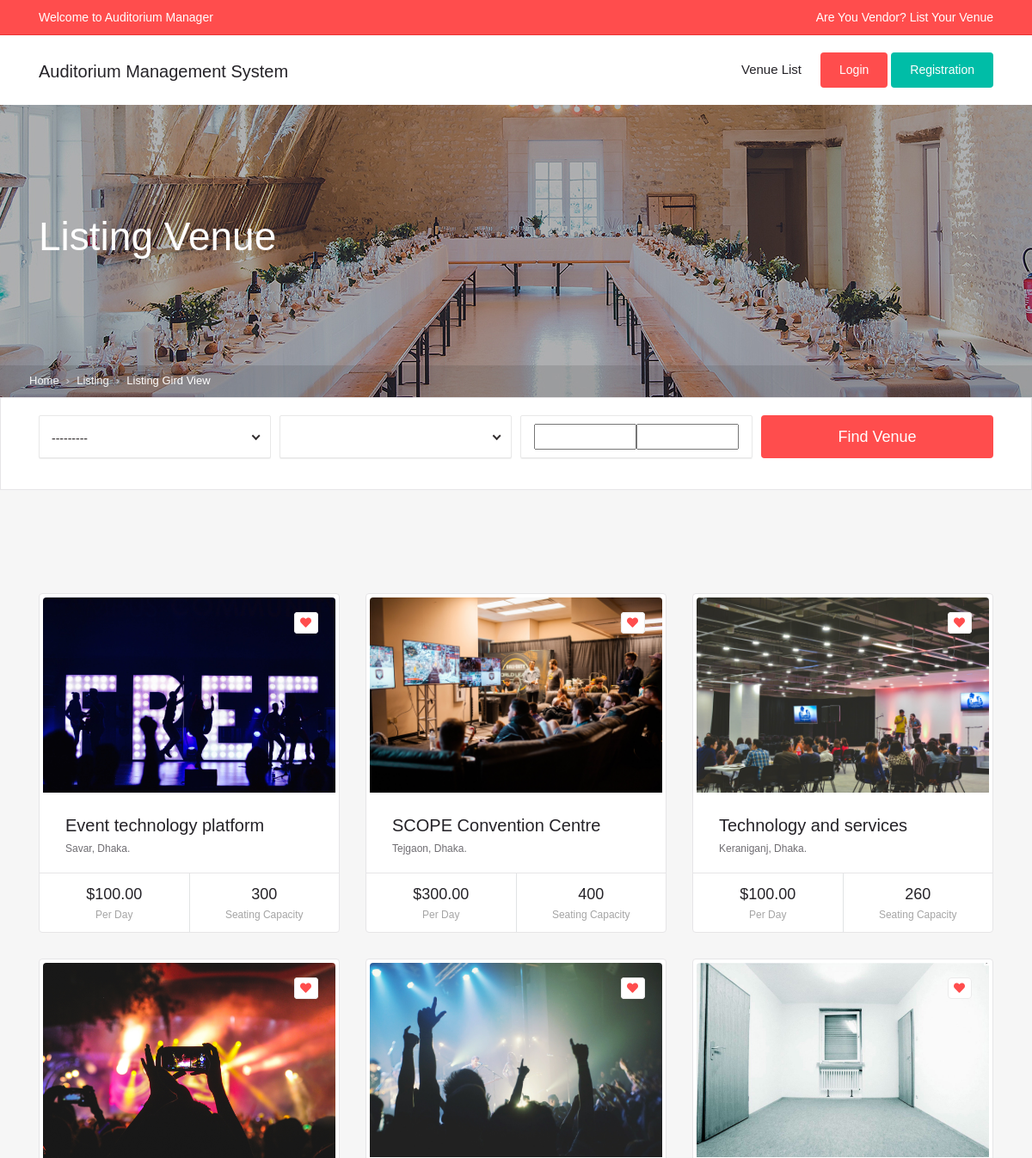
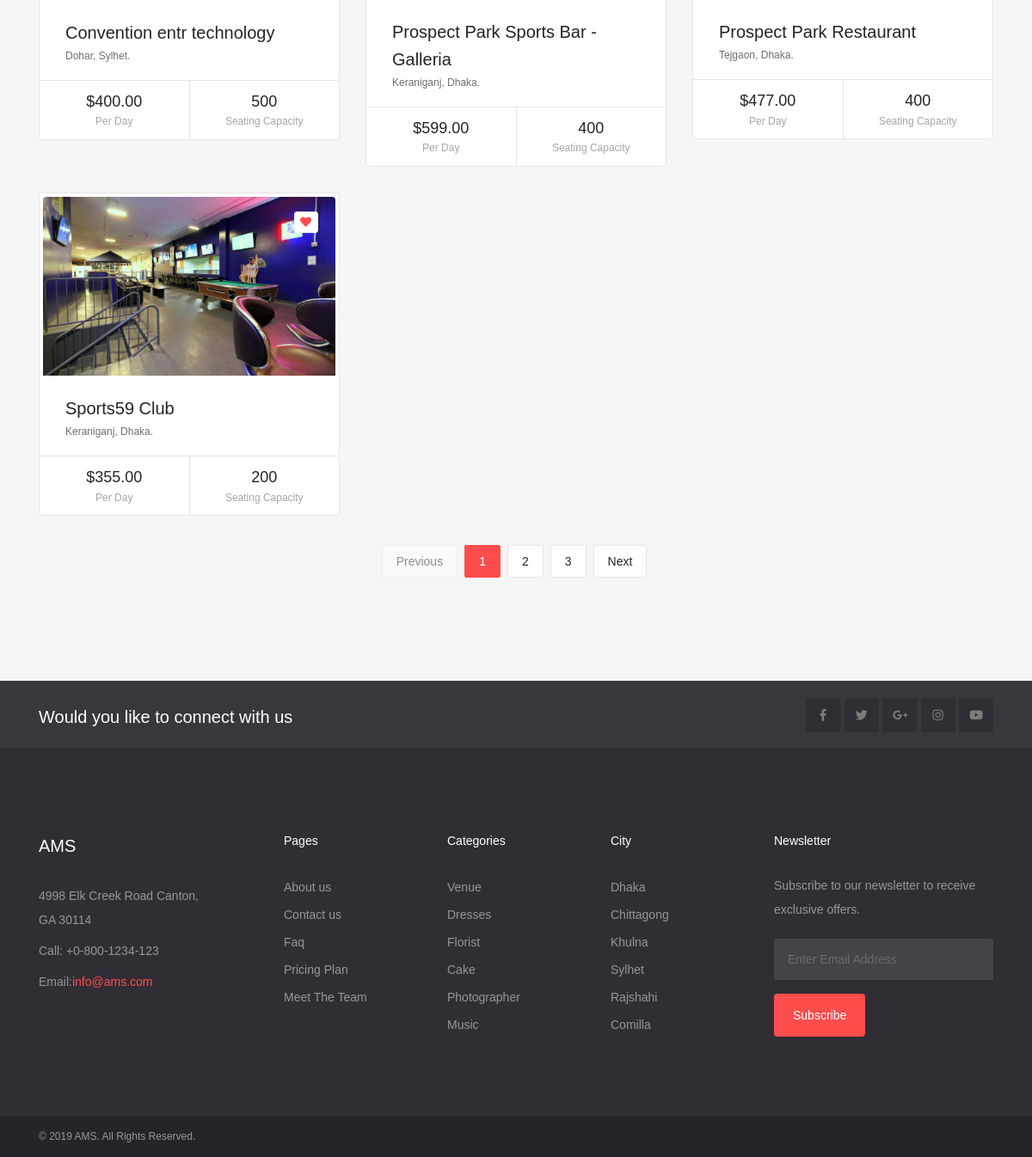
The app's page /venue/ with its own data (2 pictures, top to bottom).
### venue/models.py (models this page shows, shortened)
class Venue(models.Model):
    BOOKING_TYPE = (
        ('full_day', 'Full Day'),
        ('first_half', 'First Half'),
        ('second_half', 'Second Half'),
    )
    name = models.CharField(max_length=250)
    seating_capacity = models.PositiveIntegerField()
    standing_capacity = models.PositiveIntegerField()
    address = models.CharField(max_length=300)
    state = models.ForeignKey(State, on_delete=models.SET_NULL, null=True)
    city = models.ForeignKey(City, on_delete=models.SET_NULL, null=True, blank=True)
    zip_code = models.PositiveIntegerField()
    booking_type = MultiSelectField(choices=BOOKING_TYPE)
    booking_purpose = models.ManyToManyField(BookingPurpose)
    description = models.TextField(blank=True)
    image = models.ImageField(blank=True)
    price = models.DecimalField(decimal_places=2, max_digits=8, help_text='This price for per day')
    is_active = models.BooleanField(default=True)
    is_feature = models.BooleanField(default=False)
    def get_absolute_url(self):
        return reverse('venue:venueDetailUrl', kwargs={'pk': self.pk})

class State(models.Model):
    name = models.CharField(max_length=25)
    def __str__(self):
        return self.name

class City(models.Model):
    name = models.CharField(max_length=25)
    def __str__(self):
        return self.name

### venue/views.py (the view)
# urls.py: path('venue/', VenueListView.as_view(), name="venueListUrl"),
class VenueListView(generic.ListView):
    queryset = Venue.objects.all()
    paginate_by = 6
    def get_context_data(self, **kwargs):
        context = super().get_context_data(**kwargs)
        context['filters'] = VenueFilter(self.request.GET, queryset=Venue.objects.all())
        return context

### venue/models.py (called while the page is built)
    def __str__(self):
        return self.name.capitalize()

### templates/venue/venue_list.html (shortened to what this page needs)
{% extends 'base/base-site.html' %}
    {% block breadcrumb %}
      <div class="page-header" data-bg-image="/static/assets/images/banner/page-header.jpg">
        <div class="container">
            <div class="row">
                <div class="col-xl-12 col-lg-12 col-md-12 col-sm-12 col-12 ">
                    <div class="page-caption">
                        <h1 class="page-title">Listing Venue</h1>
                    </div>
                </div>
            </div>
        </div>
        <div class="page-breadcrumb">
            <div class="container">
                <div class="row">
                    <nav aria-label="breadcrumb">
                        <ol class="breadcrumb">
                            <li class="breadcrumb-item"><a href="#" class="breadcrumb-link">Home</a></li>
                            <li class="breadcrumb-item"><a href="#" class="breadcrumb-link">Listing</a></li>
                            <li class="breadcrumb-item active text-white" aria-current="page">Listing Gird View</li>
                        </ol>
                    </nav>
                </div>
            </div>
        </div>
    </div>
    {% endblock %}
    {% block content %}
    <div class="filter-form">
        <div class="container">
            <div class="row">
                <div class="col-xl-12 col-lg-12 col-md-12 col-sm-12 col-12">
                    <form class="form-row venue_filter_form" action="" method="GET">
                        <div class="col-xl-3 col-lg-3 col-md-3 col-sm-12 col-12">
                        </div>
                        <div class="col-xl-3 col-lg-3 col-md-3 col-sm-12 col-12">
                        </div>
                        <div class="col-xl-3 col-lg-3 col-md-3 col-sm-12 col-12">
                            <div class="price_range_filter">
                                {{ filters.form.price__gt }}
                                {{ filters.form.price__lt }}
                            </div>
                        </div>
                        <div class="col-xl-3 col-lg-3 col-md-3 col-sm-12 col-12 ">
                            <button class="btn btn-default btn-block" type="submit">Find Venue</button>
                        </div>
                    </form>
                </div>
            </div>
        </div>
    </div>
    <div class="content">
        <div class="container">
            <div class="row">
                {% for obj in filters.qs %}
                <div class="col-xl-4 col-lg-4 col-md-6 col-sm-6 col-12">
                    {% include 'snippets/venue_box.html' %}
                </div>
                {% endfor %}
            </div>
            {% if is_paginated %}
            <div class="row">
                <div class="col-xl-12 col-lg-12 col-md-12 col-sm-12 col-12">
                    <div class="pagination justify-content-center">
                       <nav aria-label="Page navigation example">
                            <ul class="pagination">
                                <li class="page-item"><a class="page-link{% if not page_obj.has_previous %} disabled{% endif %}" href="{% if page_obj.has_previous %}?page={{ page_obj.previous_page_number }}{% else %}javascript:void(0){% endif %}">Previous</a></li>
                                <li class="page-item active"><a class="page-link " href="javascript:void(0)">{{ page_obj.number }}</a></li>
                                {% if page_obj.number|add:1 %}
                                <li class="page-item"><a class="page-link " href="?page={{ page_obj.number|add:1 }}">{{ page_obj.number|add:1 }}</a></li>
                                {% endif %}
                                {% if page_obj.number|add:2 %}
                                <li class="page-item"><a class="page-link " href="?page={{ page_obj.number|add:2 }}">{{ page_obj.number|add:2 }}</a></li>
                                {% endif %}
                                <li class="page-item"><a class="page-link{% if not page_obj.has_next %} disabled{% endif %}" href="{% if page_obj.has_next %}?page={{ page_obj.next_page_number }}{% else %}javascript:void(0){% endif %}">Next</a></li>
                            </ul>
                        </nav>
                    </div>
                </div>
            </div>
            {% endif %}
        </div>
    </div>
    <div class="social-media-block">
        <div class="container">
            <div class="row">
                <div class="col-xl-7 col-lg-7 col-md-6 col-sm-12 col-12">
                    <h3 class="text-white mb0 mt10">Would you like to connect with us</h3>
                </div>
                <div class="col-xl-5 col-lg-5 col-md-6 col-sm-12 col-12 text-right">
                    <div class="social-icons">
                        <a href="#" class="icon-square"><i class="fab fa-facebook-f"></i></a>
                        <a href="#" class="icon-square"><i class="fab fa-twitter"></i> </a>
                        <a href="#" class="icon-square"><i class="fab fa-google-plus-g"></i></a>
                        <a href="#" class="icon-square"><i class="fab fa-instagram"></i></a>
                        <a href="#" class="icon-square"><i class="fab fa-youtube"></i></a>
                    </div>
                </div>
            </div>
        </div>
    </div>
    {% endblock %}

### templates/snippets/venue_box.html
<div class="vendor-thumbnail">
        <div class="vendor-img zoomimg">
            {% if obj.image %}
            <a href="{{ obj.get_absolute_url }}"><img src="{{ obj.image.url }}" alt="" class="img-fluid"></a>
            {% endif %}
            <div class="wishlist-sign"><a href="#" class="btn-wishlist"><i class="fa fa-heart"></i></a></div>
        </div>
        <div class="vendor-content">
            <h2 class="vendor-title"><a href="{{ obj.get_absolute_url }}" class="title">{{ obj.name }}</a></h2>
            <p class="vendor-address">{{ obj.state }}, {{ obj.city }}.</p>
        </div>
        <div class="vendor-meta">
            <div class="vendor-meta-item vendor-meta-item-bordered">
                <span class="vendor-price">
                    ${{ obj.price }}
                </span>
                <span class="vendor-text">Per Day</span>
            </div>
            <div class="vendor-meta-item vendor-meta-item-bordered">
                <span class="vendor-guest">
                    {{ obj.seating_capacity }}
                </span>
                <span class="vendor-text">Seating Capacity</span>
            </div>
        </div>
    </div>

### templates/base/base.html (style rules this page uses)
.page-header { background-size: cover!important; background-position: center!important; background-repeat: no-repeat!important; }
.pagination .page-item .page-link.disabled { cursor: not-allowed; opacity: .5; }

### templates/venue/venue_list.html (style rules this page uses)
.price_range_filter { border: 1px solid #e8e8e8; border-radius: 2px; box-shadow: 0 1px 1px rgba(0, 0, 0, .075); height: 50px; line-height: 40px; text-align: center; display: flex; justify-content: center; align-items: center; padding: 0 15px; }
.price_range_filter input { max-width: 50%; height: 30px; text-align: center; }

### records on screen
Venue: image (picture), name "Event technology platform", state "Savar", city "Dhaka", price "100.00", seating_capacity "300"
Venue: image (picture), name "SCOPE Convention Centre", state "Tejgaon", city "Dhaka", price "300.00", seating_capacity "400"
Venue: image (picture), name "Technology and services", state "Keraniganj", city "Dhaka", price "100.00", seating_capacity "260"
Venue: image (picture), name "Convention entr technology", state "Dohar", city "Sylhet", price "400.00", seating_capacity "500"
Venue: image (placeholder picture), name "Prospect Park Sports Bar - Galleria", state "Keraniganj", city "Dhaka", price "599.00", seating_capacity "400"
Venue: image (picture), name "Prospect Park Restaurant", state "Tejgaon", city "Dhaka", price "477.00", seating_capacity "400"
Venue: image (picture), name "Sports59 Club", state "Keraniganj", city "Dhaka", price "355.00", seating_capacity "200"

### other values on screen
{{ page_obj.number }} "1"
{{ page_obj.number|add:1 }} "2"
{{ page_obj.number|add:2 }} "3"
